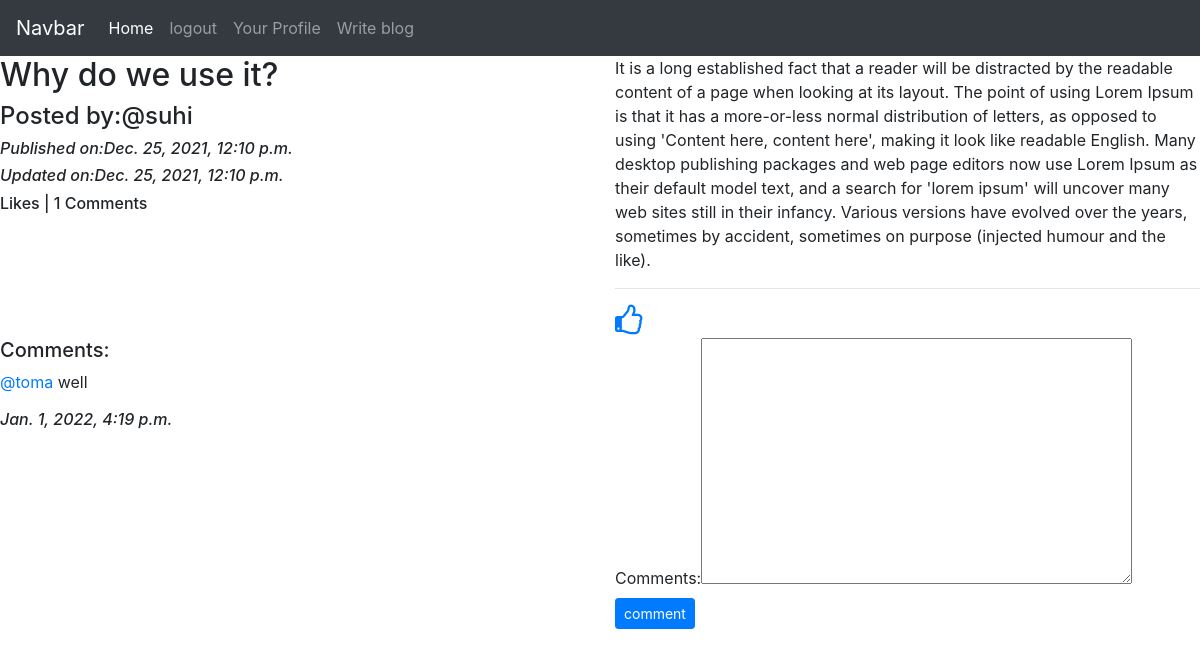
Screenshot of /blog/details/2 (signed in) with the database file from the repository.
### app_blog/models.py (models this page shows, shortened)
class blog(models.Model):
    author=models.ForeignKey(User,on_delete=models.CASCADE,related_name='post_author')
    blog_title=models.CharField(max_length=264, verbose_name='put a title')
    slug=models.SlugField(max_length=264,unique=True)
    blog_content=models.TextField(verbose_name="What's your name")
    blog_image=models.ImageField(upload_to='blog_images',verbose_name="Image")
    publish_date=models.DateTimeField(auto_now_add=True)
    update_date=models.DateTimeField(auto_now=True)

class comment(models.Model):
        blogc=models.ForeignKey(blog,on_delete=models.CASCADE,related_name='blog_comment')
        user=models.ForeignKey(User,on_delete=models.CASCADE,related_name='user_comment')
        comments=models.TextField()
        comment_date=models.DateTimeField(auto_now_add=True)

### app_blog/views.py (the view, shortened to what this page needs)
# urls.py: path('details/<int:id>',views.blog_details,name="blog_details" ),
@login_required
def blog_details(request,id):
    ablog=blog.objects.get(pk=id)
    comment_form=CommentForm()
    already_liked = likes.objects.filter(blogc=ablog, user= request.user)
    if already_liked:
        liked = True
    else:
        liked = False
    return render(request,'app_blog/blog_details.html',context={'blog':ablog, 'comment_form':comment_form, 'liked':liked})

### app_blog/forms.py
class CommentForm(forms.ModelForm):
    class Meta:
        model=comment
        fields=('comments',)

### templates/app_blog/blog_details.html (shortened to what this page needs)
{% extends 'base.html' %}
{% block body_block %}
<div class="row">
  <div class="col-sm-6">
    <h2>{{blog.blog_title}}</h2>
    <h4>Posted by:@{{blog.author}}</h4>
    <i><h6>Published on:{{blog.publish_date}}</h6></i>
    <i><h6>Updated on:{{blog.update_date}}</h6></i>
    <h6>{{blog.liked_blog.count}} Likes | {{blog.blog_comment.count}} Comments</h6>
  </div>
  <div class="col-sm-6">
    {{blog.blog_content}}
    <hr>
    {% if not liked %}
    <a href="{% url 'app_blog:liked_post' pk=blog.pk %}">
      <i class="fa fa-thumbs-o-up fa-2x" aria-hidden="true"></i>
    </a>
    {% else %}
    <a href="{% url 'app_blog:unliked_post' pk=blog.pk %}">
      <i class="fa fa-thumbs-o-down fa-2x" aria-hidden="true"></i>
    </a>
    {% endif %}
  </div>
</div>
<div class="row">
  <div class="col-sm-6">
    <h5>Comments:</h5>
    {% for comment in blog.blog_comment.all %}
    <p><a href="#">@{{comment.user}}</a> {{comment.comments}}
    <i><h6>{{comment.comment_date}}</h6></i>
    </p>
    {% endfor %}
  </div>
  <div class="col-sm-6">
    <form  method="POST">
    {{comment_form}}
    <button type="submit" class="btn btn-primary btn-sm">comment</button>
    </form>
  </div>
</div>
{% endblock %}

### templates/base.html (shortened to what this page needs)
<!DOCTYPE html>
<html lang="en" dir="ltr">
  <head>
    <link rel="stylesheet" href="https://maxcdn.bootstrapcdn.com/bootstrap/4.0.0/css/bootstrap.min.css">
    <link href="https://maxcdn.bootstrapcdn.com/font-awesome/4.7.0/css/font-awesome.min.css" rel="stylesheet">
  </head>
  <body>
    <nav class="navbar navbar-expand-lg navbar-dark bg-dark">
  <a class="navbar-brand" href="#">Navbar</a>
  <div class="collapse navbar-collapse" id="navbarNav">
    <ul class="navbar-nav">
      <li class="nav-item active">
        <a class="nav-link" href="{% url 'index' %}">Home <span class="sr-only">(current)</span></a>
      </li>
      {% if user.is_authenticated %}
      <li class="nav-item">
        <a class="nav-link" href="{% url 'app_login:logout' %}">logout </a>
      </li>
      <li class="nav-item">
        <a class="nav-link" href="{% url 'app_login:profile' %}">Your Profile </a>
      </li>
      <li class="nav-item">
        <a class="nav-link" href="{% url 'app_blog:create_blog' %}">Write blog </a>
      </li>
      {% endif %}
    </ul>
  </div>
</nav>
{% block body_block %}
{% endblock %}
  </body>
</html>

### rows the page displays
blog: blog_title "Why do we use it?", author "suhi", publish_date "Dec. 25, 2021, 12:10 p.m.", update_date "Dec. 25, 2021, 12:10 p.m.", blog_comment.count "1", blog_content "It is a long established fact that a reader will be distracted by the readable content of a page when looking at its layout. The point of using Lorem Ipsum is that it has a more-or-less normal distribution of letters, as opposed to using 'Content here, content here', making it look like readable English. Many desktop publishing packages and web page editors now use Lorem Ipsum as their default model text, and a search for 'lorem ipsum' will uncover many web sites still in their infancy. Various versions have evolved over the years, sometimes by accident, sometimes on purpose (injected humour and the like)."
comment: user "toma", comments "well"
